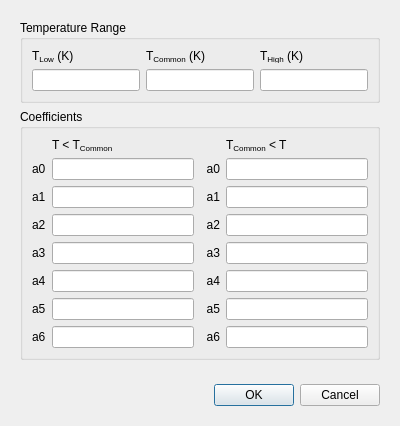
<?xml version="1.0" encoding="UTF-8"?>
<ui version="4.0">
 <class>PiecewisePolynomialDialog</class>
 <widget class="QDialog" name="PiecewisePolynomialDialog">
  <property name="geometry">
   <rect>
    <x>0</x>
    <y>0</y>
    <width>400</width>
    <height>418</height>
   </rect>
  </property>
  <property name="windowTitle">
   <string>Dialog</string>
  </property>
  <layout class="QVBoxLayout" name="verticalLayout">
   <item>
    <widget class="QWidget" name="dialogContents" native="true">
     <property name="sizePolicy">
      <sizepolicy hsizetype="Preferred" vsizetype="Expanding">
       <horstretch>0</horstretch>
       <verstretch>0</verstretch>
      </sizepolicy>
     </property>
     <layout class="QVBoxLayout" name="verticalLayout_2">
      <item>
       <widget class="QGroupBox" name="groupBox">
        <property name="title">
         <string>Temperature Range</string>
        </property>
        <layout class="QGridLayout" name="gridLayout">
         <item row="0" column="0">
          <widget class="QLabel" name="label">
           <property name="text">
            <string>T&lt;sub&gt;Low&lt;/sub&gt; (K)</string>
           </property>
          </widget>
         </item>
         <item row="0" column="1">
          <widget class="QLabel" name="label_2">
           <property name="text">
            <string>T&lt;sub&gt;Common&lt;/sub&gt; (K)</string>
           </property>
          </widget>
         </item>
         <item row="0" column="2">
          <widget class="QLabel" name="label_3">
           <property name="text">
            <string>T&lt;sub&gt;High&lt;/sub&gt; (K)</string>
           </property>
          </widget>
         </item>
         <item row="1" column="0">
          <widget class="QLineEdit" name="tLow"/>
         </item>
         <item row="1" column="1">
          <widget class="QLineEdit" name="tCommon"/>
         </item>
         <item row="1" column="2">
          <widget class="QLineEdit" name="tHigh"/>
         </item>
        </layout>
       </widget>
      </item>
      <item>
       <widget class="QGroupBox" name="groupBox_2">
        <property name="title">
         <string>Coefficients</string>
        </property>
        <layout class="QGridLayout" name="gridLayout_2">
         <item row="0" column="1" colspan="2">
          <widget class="QLabel" name="label_4">
           <property name="text">
            <string>T &amp;lt; T&lt;sub&gt;Common&lt;/sub&gt;</string>
           </property>
          </widget>
         </item>
         <item row="0" column="3">
          <widget class="QLabel" name="label_5">
           <property name="text">
            <string>T&lt;sub&gt;Common&lt;/sub&gt; &amp;lt; T</string>
           </property>
          </widget>
         </item>
         <item row="1" column="0">
          <widget class="QLabel" name="label_6">
           <property name="text">
            <string>a0</string>
           </property>
          </widget>
         </item>
         <item row="1" column="1">
          <widget class="QLineEdit" name="a0Low"/>
         </item>
         <item row="1" column="2">
          <widget class="QLabel" name="label_7">
           <property name="text">
            <string>  a0</string>
           </property>
          </widget>
         </item>
         <item row="1" column="3">
          <widget class="QLineEdit" name="a0High"/>
         </item>
         <item row="2" column="0">
          <widget class="QLabel" name="label_9">
           <property name="text">
            <string>a1</string>
           </property>
          </widget>
         </item>
         <item row="2" column="1">
          <widget class="QLineEdit" name="a1Low"/>
         </item>
         <item row="2" column="2">
          <widget class="QLabel" name="label_8">
           <property name="text">
            <string>  a1</string>
           </property>
          </widget>
         </item>
         <item row="2" column="3">
          <widget class="QLineEdit" name="a1High"/>
         </item>
         <item row="3" column="0">
          <widget class="QLabel" name="label_11">
           <property name="text">
            <string>a2</string>
           </property>
          </widget>
         </item>
         <item row="3" column="1">
          <widget class="QLineEdit" name="a2Low"/>
         </item>
         <item row="3" column="2">
          <widget class="QLabel" name="label_10">
           <property name="text">
            <string>  a2</string>
           </property>
          </widget>
         </item>
         <item row="3" column="3">
          <widget class="QLineEdit" name="a2High"/>
         </item>
         <item row="4" column="0">
          <widget class="QLabel" name="label_13">
           <property name="text">
            <string>a3</string>
           </property>
          </widget>
         </item>
         <item row="4" column="1">
          <widget class="QLineEdit" name="a3Low"/>
         </item>
         <item row="4" column="2">
          <widget class="QLabel" name="label_12">
           <property name="text">
            <string>  a3</string>
           </property>
          </widget>
         </item>
         <item row="4" column="3">
          <widget class="QLineEdit" name="a3High"/>
         </item>
         <item row="5" column="0">
          <widget class="QLabel" name="label_15">
           <property name="text">
            <string>a4</string>
           </property>
          </widget>
         </item>
         <item row="5" column="1">
          <widget class="QLineEdit" name="a4Low"/>
         </item>
         <item row="5" column="2">
          <widget class="QLabel" name="label_14">
           <property name="text">
            <string>  a4</string>
           </property>
          </widget>
         </item>
         <item row="5" column="3">
          <widget class="QLineEdit" name="a4High"/>
         </item>
         <item row="6" column="0">
          <widget class="QLabel" name="label_17">
           <property name="text">
            <string>a5</string>
           </property>
          </widget>
         </item>
         <item row="6" column="1">
          <widget class="QLineEdit" name="a5Low"/>
         </item>
         <item row="6" column="2">
          <widget class="QLabel" name="label_16">
           <property name="text">
            <string>  a5</string>
           </property>
          </widget>
         </item>
         <item row="6" column="3">
          <widget class="QLineEdit" name="a5High"/>
         </item>
         <item row="7" column="0">
          <widget class="QLabel" name="label_18">
           <property name="text">
            <string>a6</string>
           </property>
          </widget>
         </item>
         <item row="7" column="1">
          <widget class="QLineEdit" name="a6Low"/>
         </item>
         <item row="7" column="2">
          <widget class="QLabel" name="label_19">
           <property name="text">
            <string>  a6</string>
           </property>
          </widget>
         </item>
         <item row="7" column="3">
          <widget class="QLineEdit" name="a6High"/>
         </item>
        </layout>
       </widget>
      </item>
     </layout>
    </widget>
   </item>
   <item>
    <widget class="QWidget" name="widget" native="true">
     <layout class="QHBoxLayout" name="horizontalLayout_3">
      <item>
       <spacer name="horizontalSpacer">
        <property name="orientation">
         <enum>Qt::Horizontal</enum>
        </property>
        <property name="sizeHint" stdset="0">
         <size>
          <width>208</width>
          <height>20</height>
         </size>
        </property>
       </spacer>
      </item>
      <item>
       <widget class="QPushButton" name="ok">
        <property name="text">
         <string>OK</string>
        </property>
        <property name="default">
         <bool>true</bool>
        </property>
       </widget>
      </item>
      <item>
       <widget class="QPushButton" name="cancel">
        <property name="text">
         <string>Cancel</string>
        </property>
       </widget>
      </item>
     </layout>
    </widget>
   </item>
  </layout>
 </widget>
 <resources/>
 <connections>
  <connection>
   <sender>cancel</sender>
   <signal>clicked()</signal>
   <receiver>PiecewisePolynomialDialog</receiver>
   <slot>reject()</slot>
   <hints>
    <hint type="sourcelabel">
     <x>344</x>
     <y>387</y>
    </hint>
    <hint type="destinationlabel">
     <x>199</x>
     <y>208</y>
    </hint>
   </hints>
  </connection>
 </connections>
</ui>
